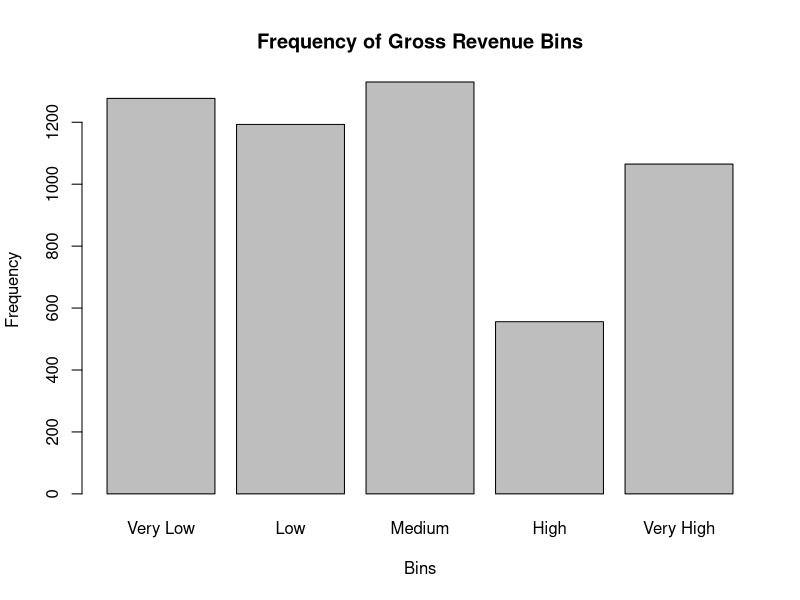
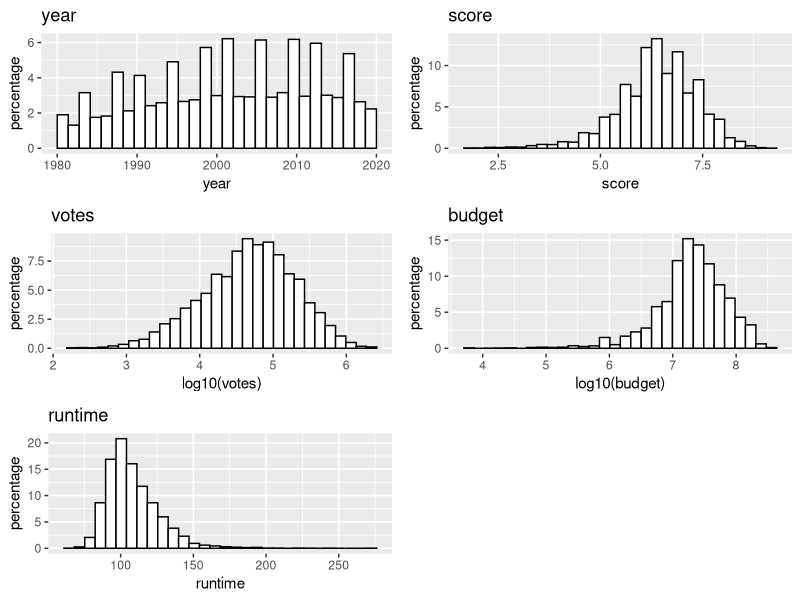
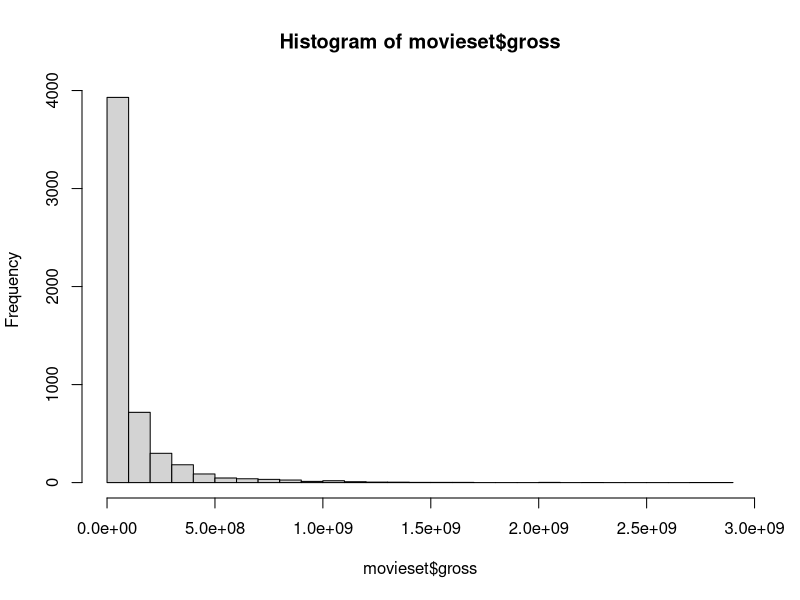
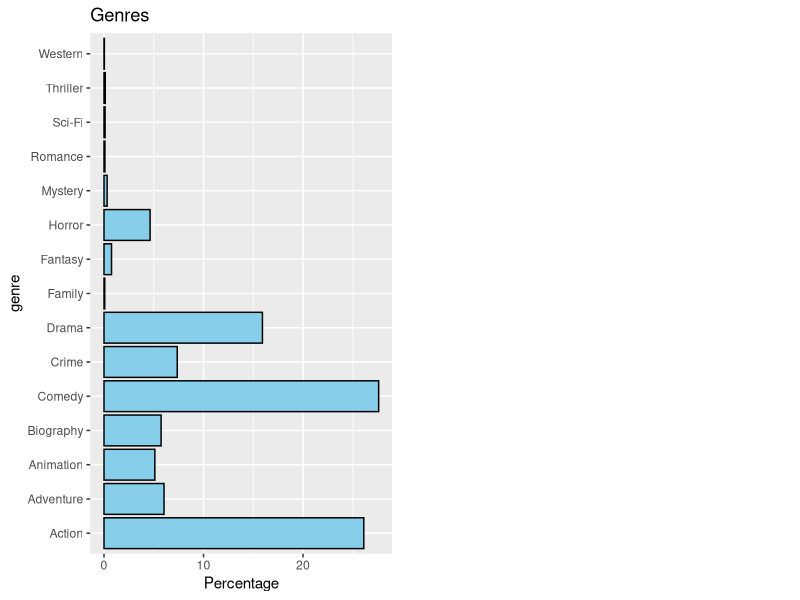
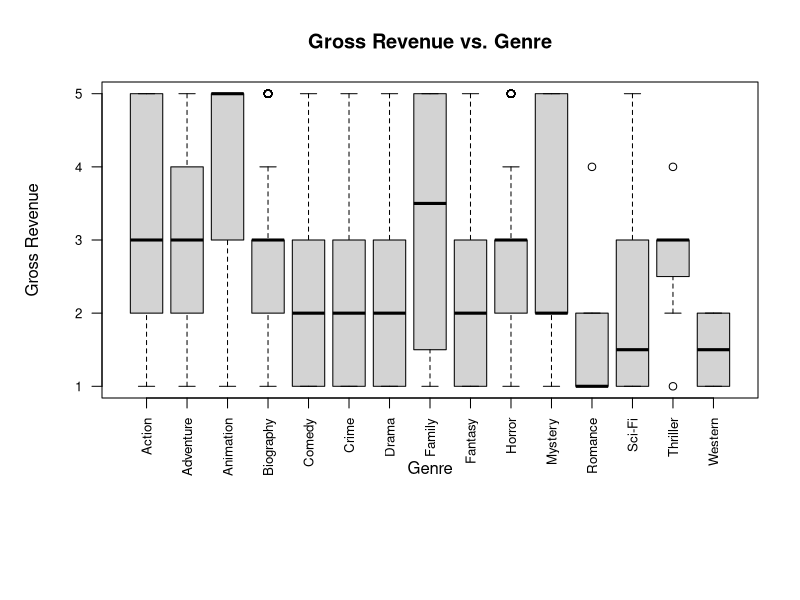
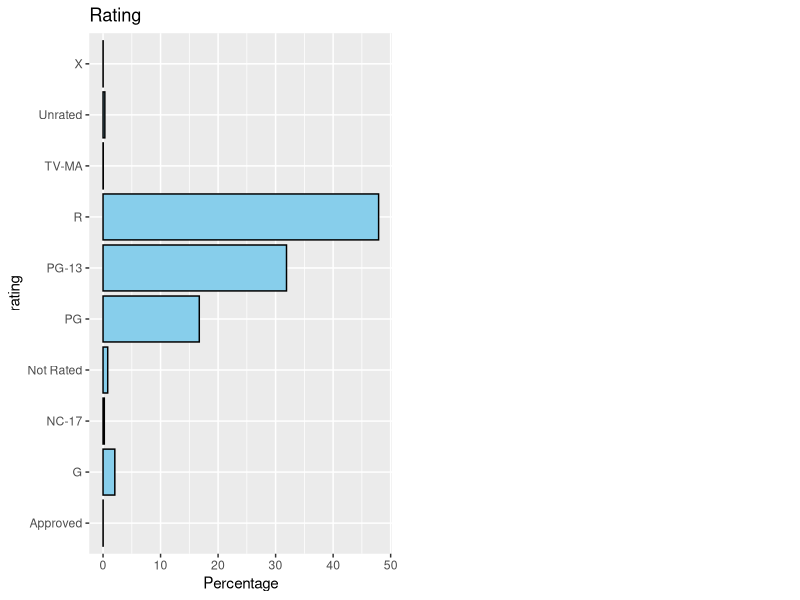
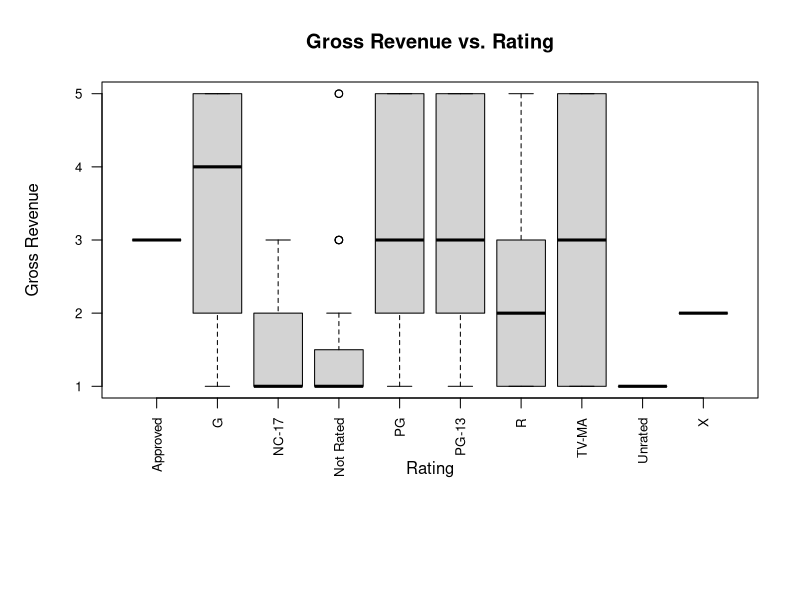
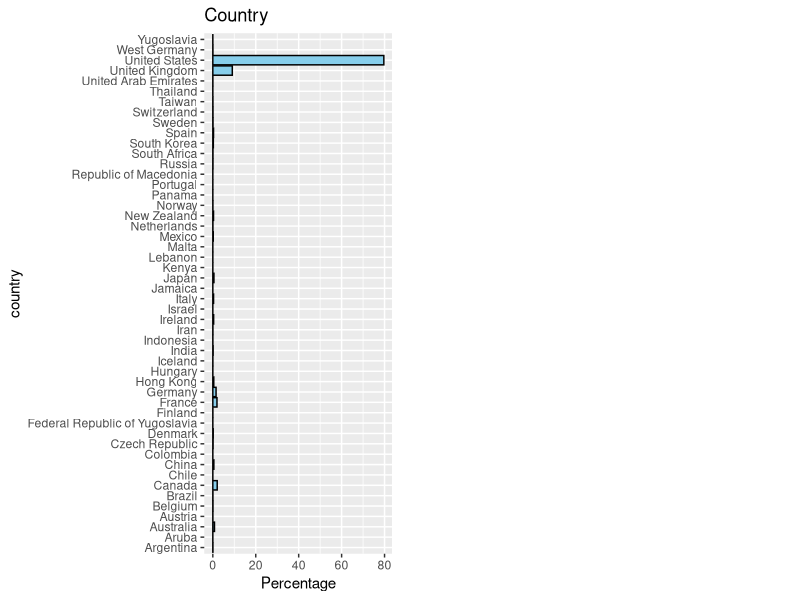

The R script that drew these images, in order:
## ---- chunk 1
knitr::opts_chunk$set(echo = TRUE)
## ---- chunk 2
library(dplyr)   
library(readr)  
library(ggplot2)
#library(statsr)
library(gridExtra)
library(corrplot)
library(tidyr)
## ---- chunk 3
movieset <- read.csv("output.csv")
print(movieset)
## ---- chunk 4
custom_breaks <- c(0, 10000000, 30000000, 90000000, 150000000, Inf)
bin_labels <- c("Very Low", "Low", "Medium", "High", "Very High")

movieset$gross_equal_width_bins <- cut(movieset$gross, breaks = custom_breaks, labels = bin_labels, include.lowest = TRUE, right = FALSE)

bin_freq <- table(movieset$gross_equal_width_bins)

barplot(bin_freq, 
     main = "Frequency of Gross Revenue Bins",
     xlab = "Bins",
     ylab = "Frequency")

## ---- chunk 5

p1 <- ggplot(aes(x=year), data=movieset) + 
  geom_histogram(aes(y=100*(..count..)/sum(..count..)), color='black', fill='white') + ylab('percentage') + ggtitle('year')
p2 <- ggplot(aes(x=score), data=movieset) +
  geom_histogram(aes(y=100*(..count..)/sum(..count..)), color='black', fill='white') + ylab('percentage') + ggtitle('score')
p3 <- ggplot(aes(x=log10(votes)), data=movieset) +
  geom_histogram(aes(y=100*(..count..)/sum(..count..)), color='black', fill='white') + ylab('percentage') + ggtitle('votes')
p4 <- ggplot(aes(x=log10(budget)), data=movieset) +
  geom_histogram(aes(y=100*(..count..)/sum(..count..)), color='black', fill='white') + ylab('percentage') + ggtitle('budget')
p5 <- ggplot(aes(x=runtime), data=movieset) +
  geom_histogram(aes(y=100*(..count..)/sum(..count..)), color='black', fill='white') + ylab('percentage') + ggtitle('runtime')
grid.arrange(p1, p2, p3, p4, p5, ncol=2)

## ---- chunk 6
hist(movieset$gross, breaks = 30)
summary(movieset$gross)

numeric_columns <- names(movieset)[sapply(movieset, is.numeric)]
numeric_columns <- setdiff(numeric_columns, "gross")
numeric_vars <- movieset[, numeric_columns]
print(names(numeric_vars))

correlation_matrix <- cor(numeric_vars)
print(correlation_matrix)
## ---- chunk 7

#Plotting genre to gross frequency
p1 <- ggplot(aes(x = genre), data = movieset) +
  geom_bar(aes(y = 100 * (..count..) / sum(..count..)), fill = "skyblue", color = "black") +
  ylab('Percentage') +
  ggtitle('Genres') +
  coord_flip()


grid.arrange(p1, ncol = 2)

# Create boxplot
boxplot(movieset$gross_equal_width_bins ~ genre, data = movieset,
        main = 'Gross Revenue vs. Genre', 
        xlab = 'Genre', 
        ylab = 'Gross Revenue',
        las = 2,   # Rotate x-axis labels to be vertical
        cex.axis = 0.8, # Reduce the font size of axis labels
        par(mar = c(10, 5, 4, 2) + 0.1)) # Increase the bottom margin


#Plotting rating to gross frequency
p2 <- ggplot(aes(x = rating), data = movieset) +
  geom_bar(aes(y = 100 * (..count..) / sum(..count..)), fill = "skyblue", color = "black") +
  ylab('Percentage') +
  ggtitle('Rating') +
  coord_flip()


grid.arrange(p2, ncol = 2)

# Create boxplot
boxplot(movieset$gross_equal_width_bins ~ rating, data = movieset,
        main = 'Gross Revenue vs. Rating', 
        xlab = 'Rating', 
        ylab = 'Gross Revenue',
        las = 2,   # Rotate x-axis labels to be vertical
        cex.axis = 0.8, # Reduce the font size of axis labels
        par(mar = c(10, 5, 4, 2) + 0.1)) # Increase the bottom margin


#Plotting country to gross frequency
p3 <- ggplot(aes(x = country), data = movieset) +
  geom_bar(aes(y = 100 * (..count..) / sum(..count..)), fill = "skyblue", color = "black") +
  ylab('Percentage') +
  ggtitle('Country') +
  coord_flip()


grid.arrange(p3, ncol = 2)

# Create boxplot
boxplot(movieset$gross_equal_width_bins ~ country, data = movieset,
        main = 'Gross Revenue vs. Country', 
        xlab = 'Country', 
        ylab = 'Gross Revenue',
        las = 2,   # Rotate x-axis labels to be vertical
        cex.axis = 0.8, # Reduce the font size of axis labels
        par(mar = c(10, 5, 4, 2) + 0.1)) # Increase the bottom margin


#Plotting company to gross frequency
p4 <- ggplot(aes(x = company), data = movieset) +
  geom_bar(aes(y = 100 * (..count..) / sum(..count..)), fill = "skyblue", color = "black") +
  ylab('Percentage') +
  ggtitle('Company') +
  coord_flip()

grid.arrange(p4, ncol = 2)

#Plotting director to gross frequency
p5 <- ggplot(aes(x = director), data = movieset) +
  geom_bar(aes(y = 100 * (..count..) / sum(..count..)), fill = "skyblue", color = "black") +
  ylab('Percentage') +
  ggtitle('Director') +
  coord_flip()

grid.arrange(p5, ncol = 2)

#Plotting writer to gross frequency
p6 <- ggplot(aes(x = writer), data = movieset) +
  geom_bar(aes(y = 100 * (..count..) / sum(..count..)), fill = "skyblue", color = "black") +
  ylab('Percentage') +
  ggtitle('Writer') +
  coord_flip()

grid.arrange(p6, ncol = 2)

#Plotting star to gross frequency
p7 <- ggplot(aes(x = star), data = movieset) +
  geom_bar(aes(y = 100 * (..count..) / sum(..count..)), fill = "skyblue", color = "black") +
  ylab('Percentage') +
  ggtitle('Star') +
  coord_flip()

grid.arrange(p7, ncol = 2)


## ---- chunk 8
str(movieset)
movieset_clean <- na.omit(movieset)

final_movieset <- movieset_clean %>% select(rating, genre, year, score, votes, budget, gross, runtime)
print(final_movieset)
## ---- chunk 9
set.seed(2017)
split <- sample(seq_len(nrow(final_movieset)), size = floor(0.7 * nrow(final_movieset)))
train <- final_movieset[split, ]
test <- final_movieset[-split, ]
dim(train)
dim(test)
## ---- chunk 10
full_model <- lm(gross~rating+genre+year+score+votes+budget+runtime, data=train)
summary(full_model)
## ---- chunk 11
fit1 <- lm(gross ~ votes, data=train)
summary(fit1)
## ---- chunk 12
fit_model <- lm(gross~rating+genre+year+score+budget+runtime, data=train)
print(fit_model)
## ---- chunk 13
fit2 <- lm(gross ~ votes + budget, data=train)
summary(fit2)
## ---- chunk 14
fit_model_2 <- lm(gross~rating+genre+year+score+runtime, data=train)
print(fit_model_2)
## ---- chunk 15
fit3 <- lm(gross ~ votes + budget + genre, data=train)
summary(fit3)
## ---- chunk 16
fit_model_3 <- lm(gross~rating+year+score+runtime, data=train)
print(fit_model_3)
## ---- chunk 17
fit4 <- lm(gross ~ votes + budget + genre + rating, data=train)
summary(fit4)
## ---- chunk 18
fit5 <- lm(gross ~ votes + budget + genre + rating + score, data=train)
summary(fit5)
## ---- chunk 19
fit6 <- lm(gross ~ votes + budget + genre + rating + score + runtime, data=train)
summary(fit5)
## ---- chunk 20
new_movie <- test %>% select(votes, budget, genre, rating, score, runtime)

new_movie$rating <- factor(new_movie$rating, levels = levels(train$rating))
# new_movie$genre <- factor(new_movie$genre, levels = levels(train$genre))

# Make predictions
predict(fit6, new_movie)
## ---- chunk 21
predict(fit6, new_movie, interval = "prediction", level = 0.05)
## ---- chunk 22
test$gross
